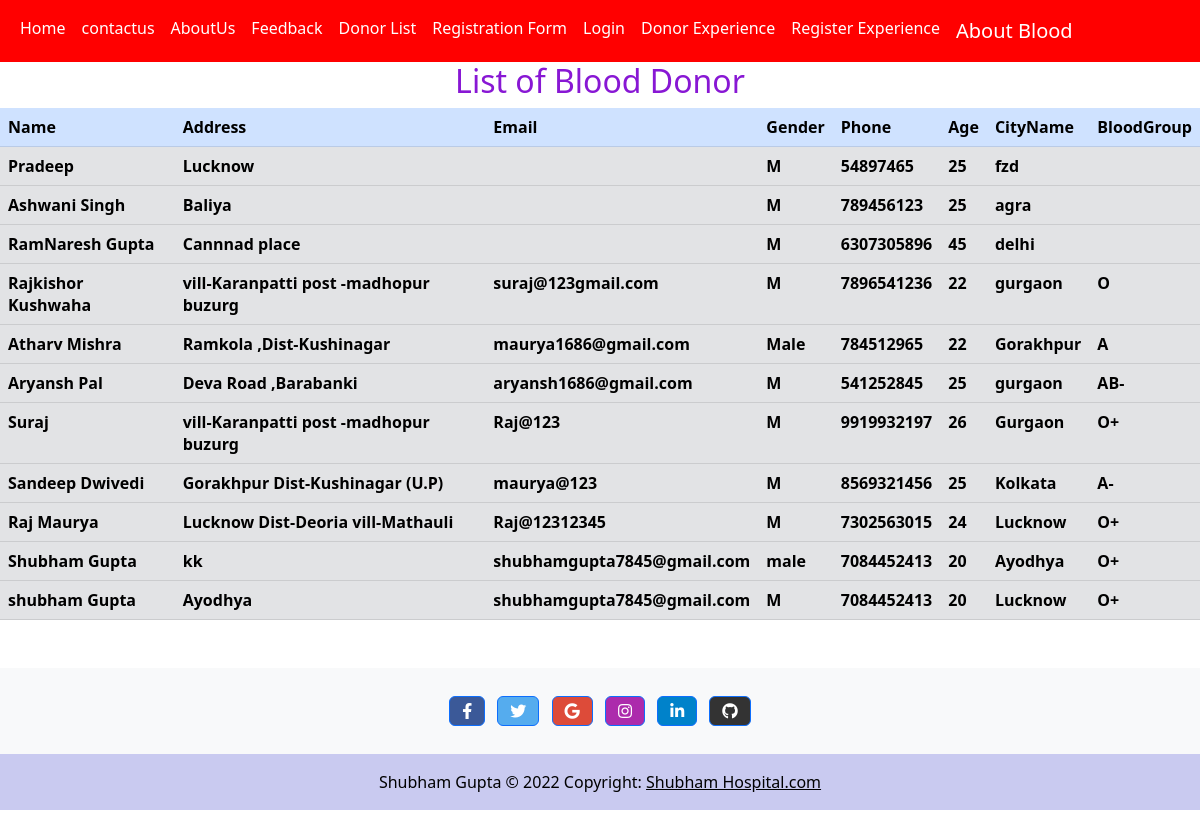
/donorlist/, run on the app's committed database.
### appportal/models.py (models this page shows)
class BloodDonor(models.Model):
    Donerid=models.CharField(primary_key=True,max_length=20)
    Password=models.CharField(max_length=45)
    Name=models.CharField(max_length=30)
    Address=models.TextField()
    Email=models.EmailField(max_length=45)
    Gender=models.CharField(max_length=6)
    Phone=models.CharField(max_length=10)
    Age=models.IntegerField()
    CityName=models.CharField(max_length=45)
    Bloodgroup=models.CharField(max_length=10)

### appportal/views.py (the view)
# urls.py: path("donorlist/",views.donorlist,name="donorlist"),
def donorlist(request):
    donor_objects=BloodDonor.objects.all()#it returns queryset
    donor_dict={
        "donor_data":donor_objects
    }
    return render(request,'donorlist.html',donor_dict)

### templates/donorlist.html (shortened to what this page needs)
<html lang="en">
  {% load static %}
<head>
    <link href="https://cdn.jsdelivr.net/npm/bootstrap@5.2.0-beta1/dist/css/bootstrap.min.css" rel="stylesheet">
    <link rel="stylesheet" href="https://cdnjs.cloudflare.com/ajax/libs/font-awesome/5.15.4/css/all.min.css" />
</head>
<body>
    {% include 'navbar.html'%}
    <h2 style="text-align:center;color:rgb(136, 23, 212)">List of Blood Donor</h2>
    <div class="">
    <table class="table">
        <thead>
          <tr class="table-primary">
            <th scope="col">Name</th>
            <th scope="col">Address</th>
            <th scope="col">Email</th>
            <th scope="col">Gender</th>
            <th scope="col">Phone</th>
            <th scope="col">Age</th>
            <th scope="col">CityName</th>
            <th scope="col">BloodGroup</th>
          </tr>
        </thead>
        <tbody>
          {% for coach_obj in donor_data %}
          <tr class="table-secondary">
              <th>{{coach_obj.Name}}</th>
              <th>{{coach_obj.Address}}</th>
              <th>{{coach_obj.Email}}</th>
              <th>{{coach_obj.Gender}}</th>
              <th>{{coach_obj.Phone}}</th>
              <th>{{coach_obj.Age}}</th>
              <th>{{coach_obj.CityName}}</th>
              <th>{{coach_obj.Bloodgroup}}</th>
          </tr>
          {%endfor%}
        </tbody>
      </table>
    </div>
    <link href="https://cdn.jsdelivr.net/npm/bootstrap@5.2.0-beta1/dist/css/bootstrap.min.css" rel="stylesheet">
    <link rel="stylesheet" href="https://cdnjs.cloudflare.com/ajax/libs/font-awesome/5.15.4/css/all.min.css" />
    {% include 'footer.html'%}

### data on the page
BloodDonor: Name "Pradeep", Address "Lucknow", Gender "M", Phone "54897465", Age "25", CityName "fzd"
BloodDonor: Name "Ashwani Singh", Address "Baliya", Gender "M", Phone "789456123", Age "25", CityName "agra"
BloodDonor: Name "RamNaresh Gupta", Address "Cannnad place", Gender "M", Phone "6307305896", Age "45", CityName "delhi"
BloodDonor: Name "Rajkishor Kushwaha", Address "vill-Karanpatti post -madhopur buzurg", Email "suraj@123gmail.com", Gender "M", Phone "7896541236", Age "22", CityName "gurgaon", Bloodgroup "O"
BloodDonor: Name "Atharv Mishra", Address "Ramkola ,Dist-Kushinagar", Email "maurya1686@gmail.com", Gender "Male", Phone "784512965", Age "22", CityName "Gorakhpur", Bloodgroup "A"
BloodDonor: Name "Aryansh Pal", Address "Deva Road ,Barabanki", Email "aryansh1686@gmail.com", Gender "M", Phone "541252845", Age "25", CityName "gurgaon", Bloodgroup "AB-"
BloodDonor: Name "Suraj", Address "vill-Karanpatti post -madhopur buzurg", Email "Raj@123", Gender "M", Phone "9919932197", Age "26", CityName "Gurgaon", Bloodgroup "O+"
BloodDonor: Name "Sandeep Dwivedi", Address "Gorakhpur Dist-Kushinagar (U.P)", Email "maurya@123", Gender "M", Phone "8569321456", Age "25", CityName "Kolkata", Bloodgroup "A-"
BloodDonor: Name "Raj Maurya", Address "Lucknow Dist-Deoria vill-Mathauli", Email "Raj@12312345", Gender "M", Phone "7302563015", Age "24", CityName "Lucknow", Bloodgroup "O+"
BloodDonor: Name "Shubham Gupta", Address "kk", Email "shubhamgupta7845@gmail.com", Gender "male", Phone "7084452413", Age "20", CityName "Ayodhya", Bloodgroup "O+"
BloodDonor: Name "shubham Gupta", Address "Ayodhya", Email "shubhamgupta7845@gmail.com", Gender "M", Phone "7084452413", Age "20", CityName "Lucknow", Bloodgroup "O+"
